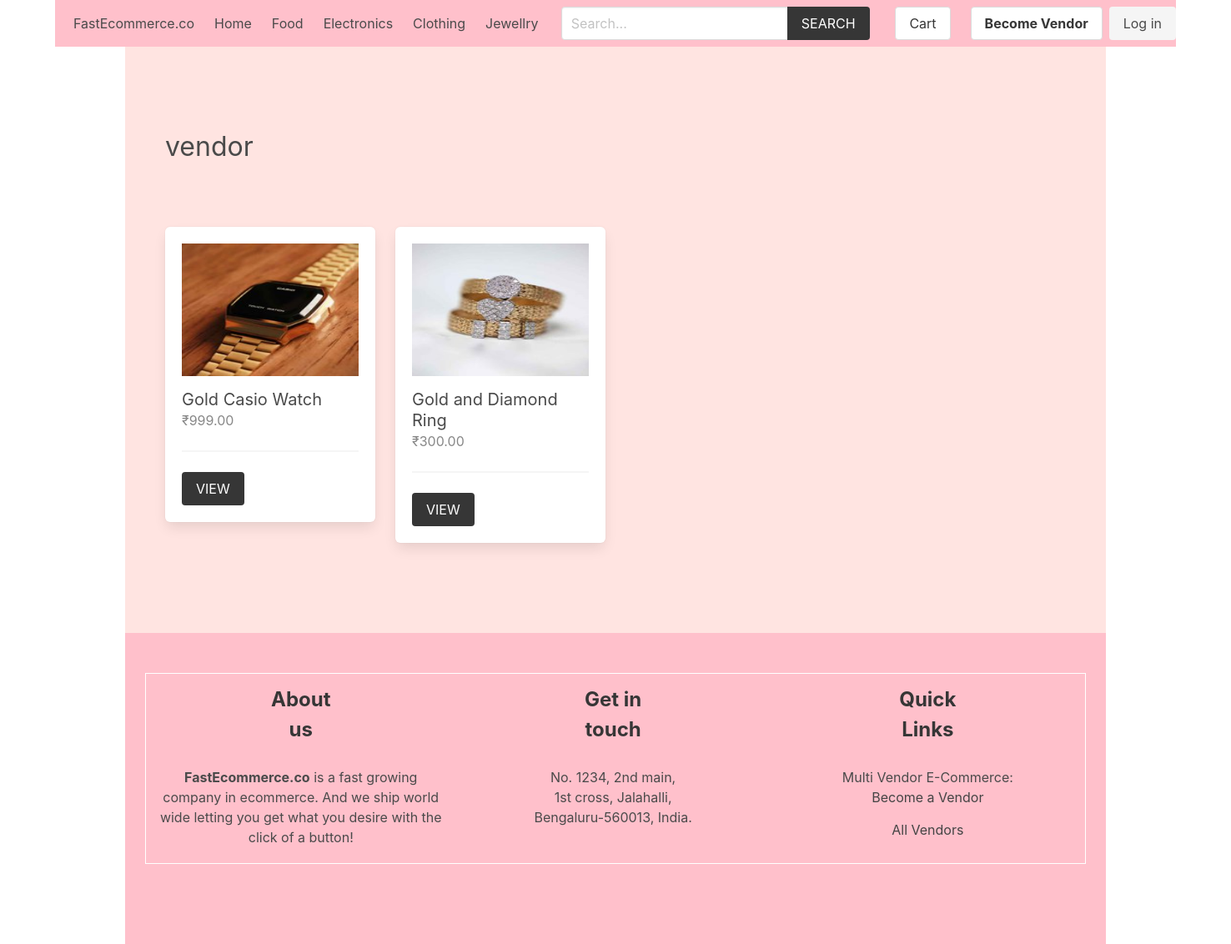
Screenshot of /vendor/1/ with the database file from the repository.
### product/models.py (models this page shows, shortened)
class Category(models.Model):
    title = models.CharField(max_length=50)
    slug = models.SlugField(max_length=55)
    ordering = models.IntegerField(default=0)
    class Meta:
        ordering = ['ordering']

class Product(models.Model):
    category = models.ForeignKey(Category, related_name='products', on_delete=models.CASCADE)
    vendor = models.ForeignKey(Vendor, related_name="products", on_delete=models.CASCADE)
    title = models.CharField(max_length=50)
    slug = models.SlugField(max_length=55)
    description = models.TextField(blank=True, null=True)
    price = models.DecimalField(max_digits=6, decimal_places=2)
    added_date = models.DateTimeField(auto_now_add=True)
    image = models.ImageField(upload_to='uploads/', blank=True, null=True)
    thumbnail = models.ImageField(upload_to='uploads/', blank=True, null=True) # Change uploads to thumbnails
    class Meta:
        ordering = ['-added_date']
    def get_thumbnail(self):
        if self.thumbnail:
            return self.thumbnail.url

### vendor/models.py (models this page shows, shortened)
class Vendor(models.Model):
    name = models.CharField(max_length=255)
    created_at = models.DateTimeField(auto_now_add=True)
    created_by = models.OneToOneField(User, related_name='vendor', on_delete=models.CASCADE)
    class Meta:
        ordering = ['name']

### vendor/views.py (the view)
# urls.py: path('vendor/', include('vendor.urls')),
def vendor(request, vendor_id):
    vendor = get_object_or_404(Vendor, pk=vendor_id)
    return render(request, 'vendor/vendor.html', {'vendor': vendor})

### cart/cart.py (called while the page is built)
    def __len__(self):
        return sum(item['quantity'] for item in self.cart.values())

### cart/context_processors.py (called while the page is built)
def cart(request):
    return {'cart': Cart(request)}

### product/context_processors.py (called while the page is built)
def menu_categories(request):
    categories = Category.objects.all()
    return {'categories': categories}

### templates/vendor/vendor.html (shortened to what this page needs)
{% extends 'core/base.html' %}
{% block content %}
    <div class="columns is-multiline mb-6">
        <div class="column is-12 has-test-centered mt-6 mb-6">
            <h2 class="is-size-3">{{vendor.name}}</h2>
        </div>
        {% for product in vendor.products.all %}
            {% include 'product/parts/list_item.html' %}
        {% endfor %}
    </div>
{% endblock content %}

### templates/core/base.html (shortened to what this page needs)
{% load static %}
<!DOCTYPE html>
<html lang="en">
<head>
    <link rel="stylesheet" href="https://cdn.jsdelivr.net/npm/bulma@0.9.2/css/bulma.min.css">
    <link rel="stylesheet" href="{% static 'css/main.css' %}">
</head>
<body>
    <div class="container">
        <nav class="navbar navbar-light" role="navigation" aria-label="main navigation"  style="background-color: pink;">
            <div class="navbar-brand" style="margin-left: 10px;">
                <a class="navbar-item" href="{% url 'core:home' %}">
                    FastEcommerce.co
            </a>
            </div>
            <div id="navbarBasicExample" class="navbar-menu">
                <div class="navbar-start">
                <a class="navbar-item" href="{% url 'core:home' %}">
                    Home
                </a>
                {% for category in categories %}
                    <a class="navbar-item" href="{% url 'product:category' category.slug %}">
                        {{category.title}}
                    </a>
                {% endfor %}
                </div>
                <div class="navbar-start">
                    <div class="navbar-item">
                        <form method="get" action="{% url 'product:search' %}">
                            <div class="field has-addons">
                                <div class="control">
                                    <input type="search" name="query" id="" class="input" placeholder="Search...">
                                </div>
                                <div class="control">
                                    <button class="button is-dark is-uppercase">Search</button>
                                </div>
                            </div>
                        </form>
                    </div>
                </div>
                <div class="navbar-end">
                <div class="navbar-item">
                    <a href="{% url 'cart:cart' %}" class="button is-secondary">Cart {% if cart %}({{cart|length}}){% endif %}</a>
                </div>
                {% if request.user.is_authenticated %}
                <div class="navbar-item has-dropdown is-hoverable">
                    <a class="navbar-link is-capitalized">
                    {{user.vendor.name}}
                    </a>
                    <div class="navbar-dropdown">
                    <a class="navbar-item" href="{% url 'vendor:vendor-admin' %}">
                        Profile
                    </a>
                    <a class="navbar-item" href="{% url 'vendor:edit-vendor' %}">
                        Update Profile
                    </a>
                    <a class="navbar-item" href="{% url 'vendor:add-product' %}">
                        Add Product
                    </a>
                    <hr class="navbar-divider">
                    <a class="navbar-item" href="{% url 'vendor:logout' %}">
                        Logout
                    </a>
                    </div>
                </div>
                {% else %}
                <div class="navbar-item">
                    <div class="buttons">
                        <a class="button is-secondary" href="{% url 'vendor:become-vendor' %}">
                            <strong>Become Vendor</strong>
                        </a>
                        <a class="button is-light" href="{% url 'vendor:login' %}">
                            Log in
                        </a>
                    </div>
                </div>
                {% endif %}
                </div>
            </div>
            </nav>
    </div>
    <section class="section" style="background-color: #ffe4e1; margin-right: 150px; margin-left:150px;"">
        <div class="container">
            {% block content %}{% endblock content %}
        </div>
    </section>
    <footer class="footer" style="background-color:pink; margin-left:150px; margin-right:150px" >
        <div class="container">
            <table>
                <tr class="is-size-4 mb-4" ><th>About us</th> <th>Get in touch</th> <th>Quick Links</th></tr>
                <tr>
                    <td style = "width: 150px;"><b>FastEcommerce.co</b> is a fast growing company in ecommerce. And we ship world wide letting you get what you desire with the click of a button!</td>
                    <td>No. 1234, 2nd main, <br>1st cross, Jalahalli, <br>Bengaluru-560013, India.</td>
                    <td>Multi Vendor E-Commerce:<br>
                        {% if request.user.is_authenticated %}
                            <a href="{% url 'vendor:vendor-admin' %}">Vendor Admin</a>
                        {% else %}
                            <a href="{% url 'vendor:become-vendor' %}">Become a Vendor</a>
                        {% endif %}
                        <br>
                        <a href="{% url 'vendor:vendors' %}">All Vendors</a>
                    </td>
                </tr>
            </table>
        </div>
    </footer>
</body>
</html>

### templates/product/parts/list_item.html
<div class="column is-3 product-list-item">
                <div class="box">
                    <figure class="image is-4by3 mb-4">
                        <img src="{{ product.get_thumbnail }}" alt="{{product.title}}">
                    </figure>
                    <h2 class="subtitle">{{product.title}}</h2>
                    <h3 class="price is-size-6 mb-5">₹{{product.price}}</h3>
                    <hr>
                    <a href="{% url 'product:product' product.category.slug product.slug %}" class="button is-dark is-uppercase">View</a>
                </div>
            </div>

### core/static/css/main.css (style rules this page uses)
.footer a { margin-bottom: 15px; display: inline-block; color: #444; }
.product-list-item .box .subtitle { margin-bottom: 0; }
.product-list-item .box .price { color: #888; }

### templates/core/base.html (style rules this page uses)
table,th,td { margin:auto; border-collapse:collapse; padding:10pt; text-align:center; word-wrap: break-word; }
table { border:solid 1pt white; }
th { padding-left: 150px; padding-right: 150px; }

### rows the page displays
Category: title "Food"
Category: title "Electronics"
Category: title "Clothing"
Category: title "Jewellry"
Vendor: name "vendor"
Product: get_thumbnail (picture), title "Gold Casio Watch", price "999.00"
Product: get_thumbnail (picture), title "Gold and Diamond Ring", price "300.00"
